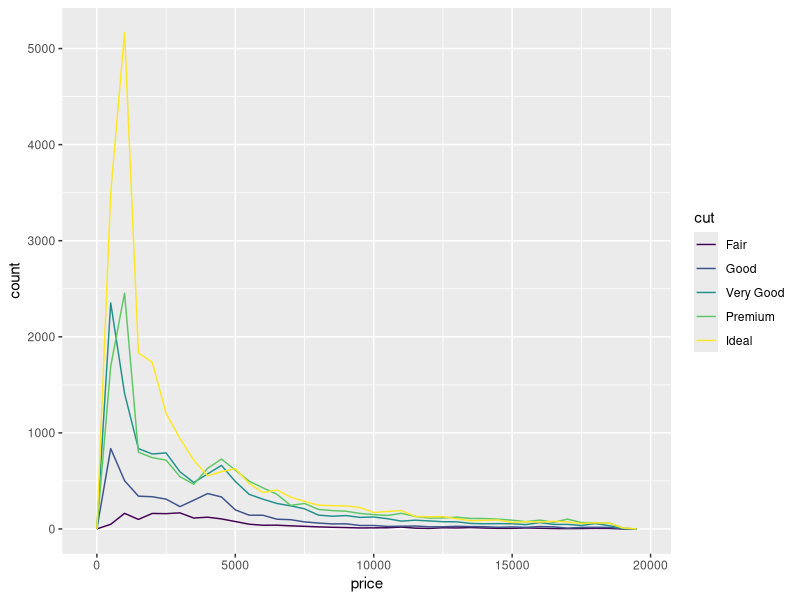
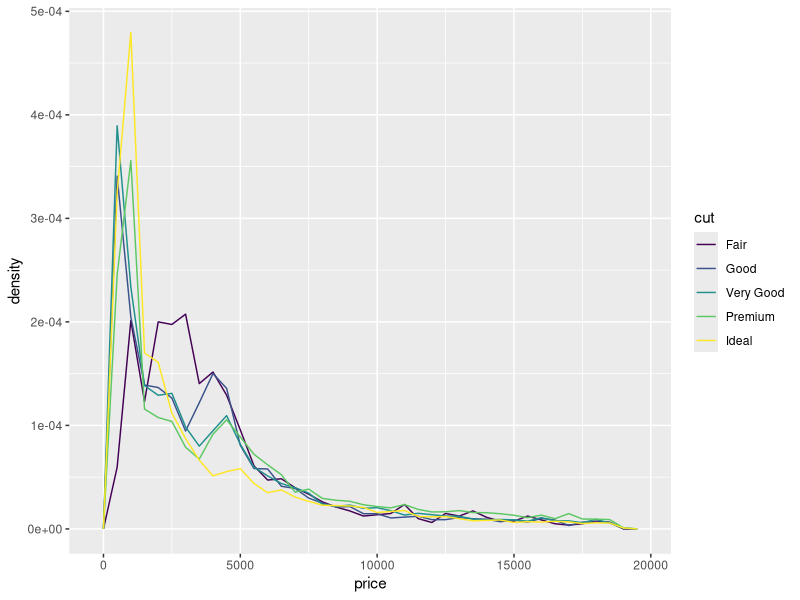
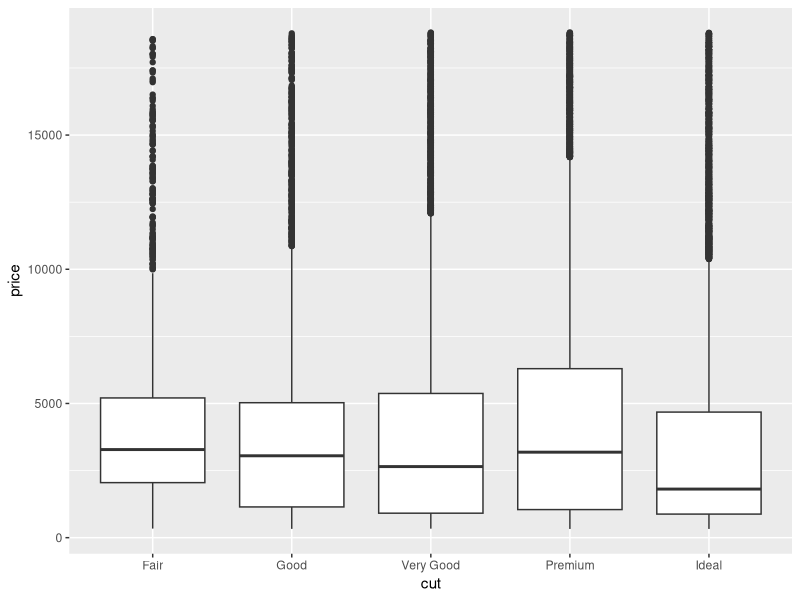
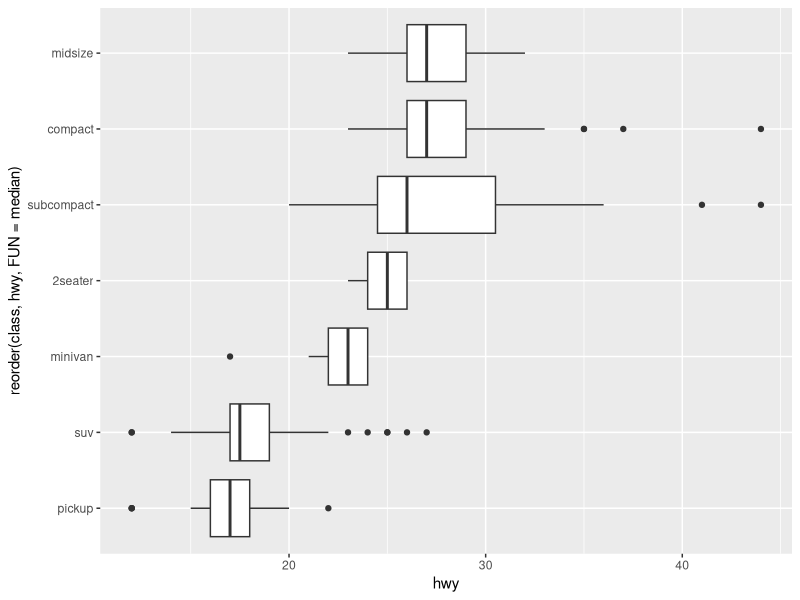
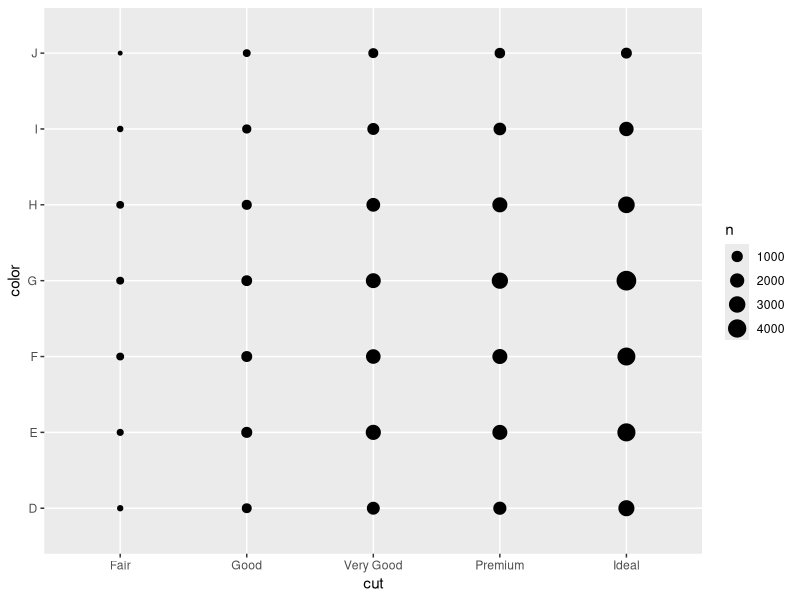
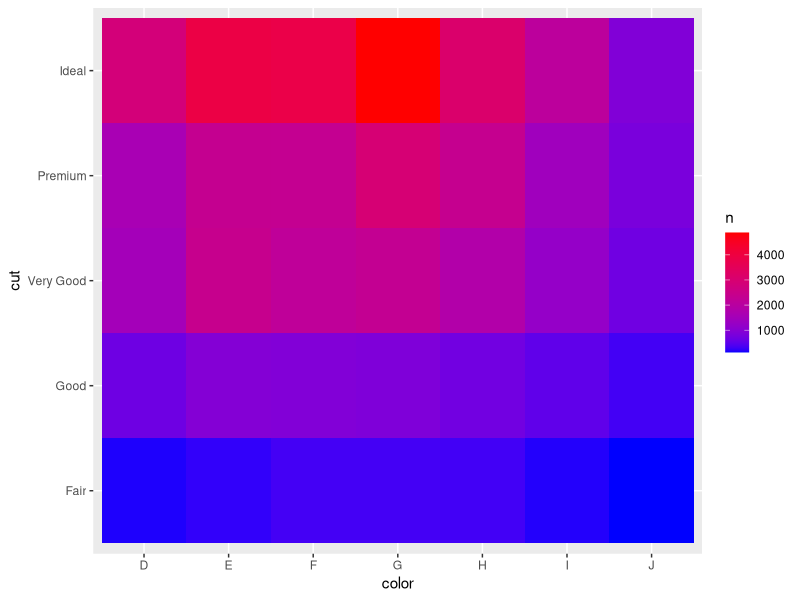
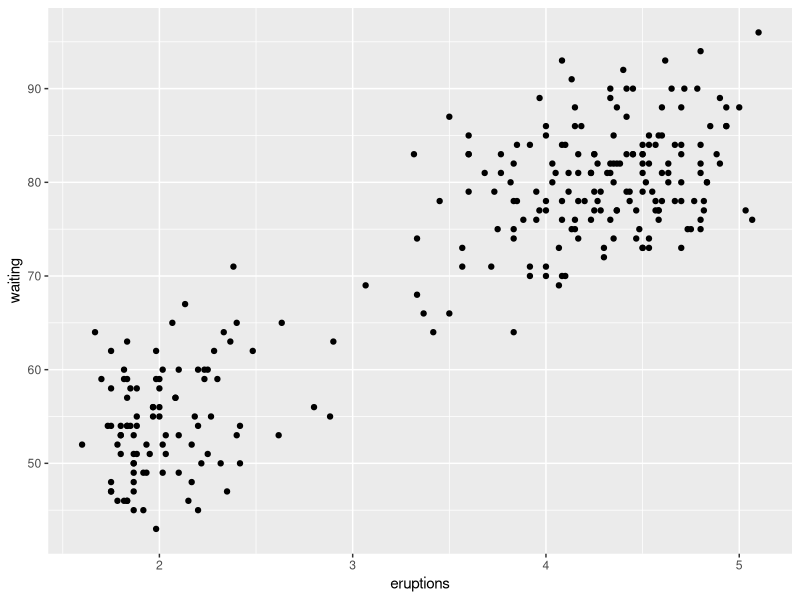
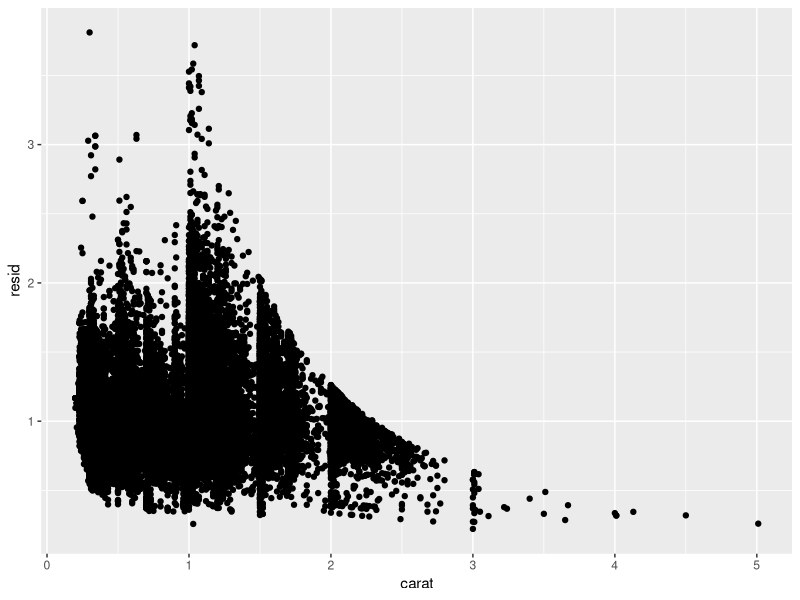

These figures' R source, in order:
# 1. Make a question about data.
# 2. Answer the question by visualization, transformation, and modeling.
# 3. Improve a question or make a new question.
library(tidyverse)

ggplot(diamonds,
       aes(price))+
  geom_freqpoly(
    aes(color=cut),
    binwidth=500
  )
ggplot(diamonds,
       aes(price,..density..))+
  geom_freqpoly(
    aes(color=cut),
    binwidth=500
  )
ggplot(diamonds,
       aes(cut,price))+geom_boxplot()

ggplot(mpg)+
  geom_boxplot(
    aes(
      reorder(class, hwy, FUN=median),
      hwy
    )
  )+ coord_flip()


# For categorical variable
ggplot(diamonds)+
  geom_count(
    aes(cut,color)
  )
diamonds%>%
  count(color,cut)%>%
  ggplot(aes(color,cut))+
  geom_tile(aes(fill=n))+
  scale_fill_gradient(low="blue", high="red")


ggplot(faithful)+
  geom_point(aes(eruptions, waiting))

library(modelr)
mod<-lm(log(price)~log(carat),data=diamonds)

diamonds2<-diamonds%>%
  add_residuals(mod)%>%
  mutate(resid=exp(resid))
ggplot(data = diamonds2)+
  geom_point(aes(carat,resid))
ggplot(diamonds2)+
  geom_boxplot(aes(cut,resid))


ggplot(diamonds, aes(carat,price))+
  geom_hex()
ggsave("diamonds.pdf")
write_csv(diamonds, "diamonds.csv")
